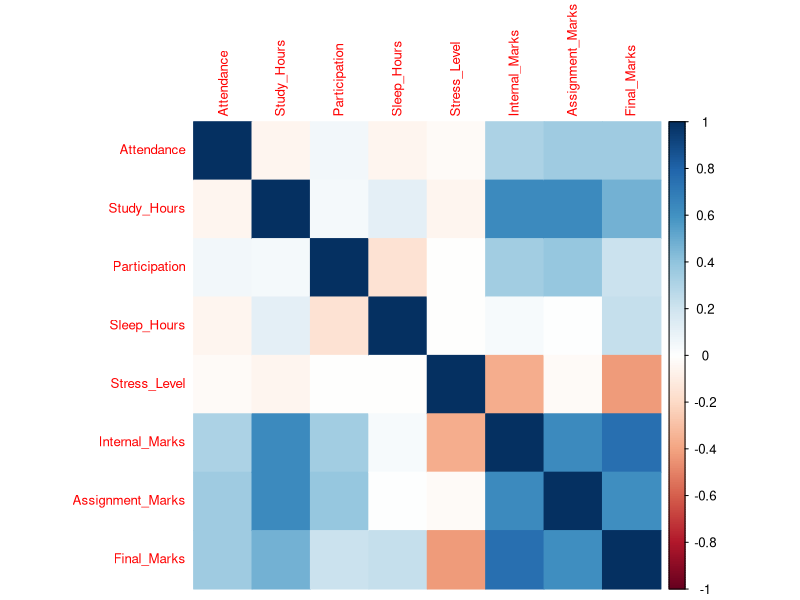
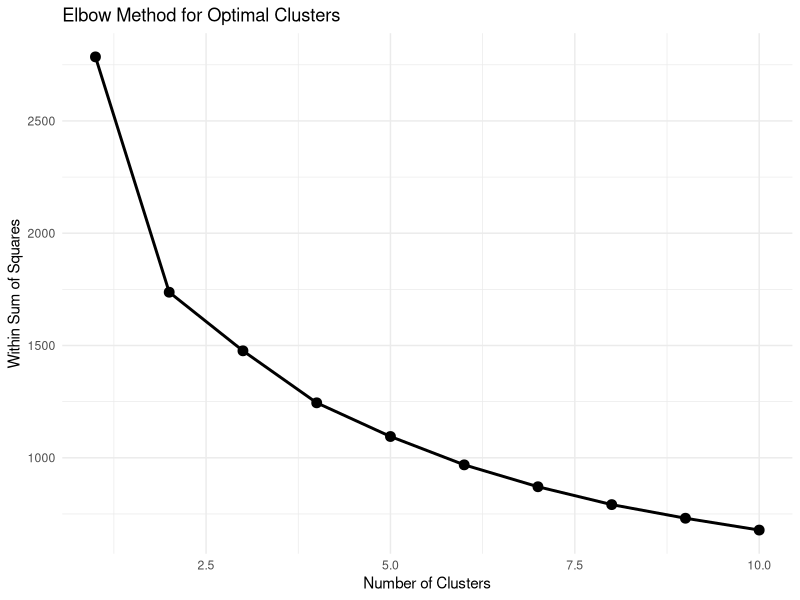
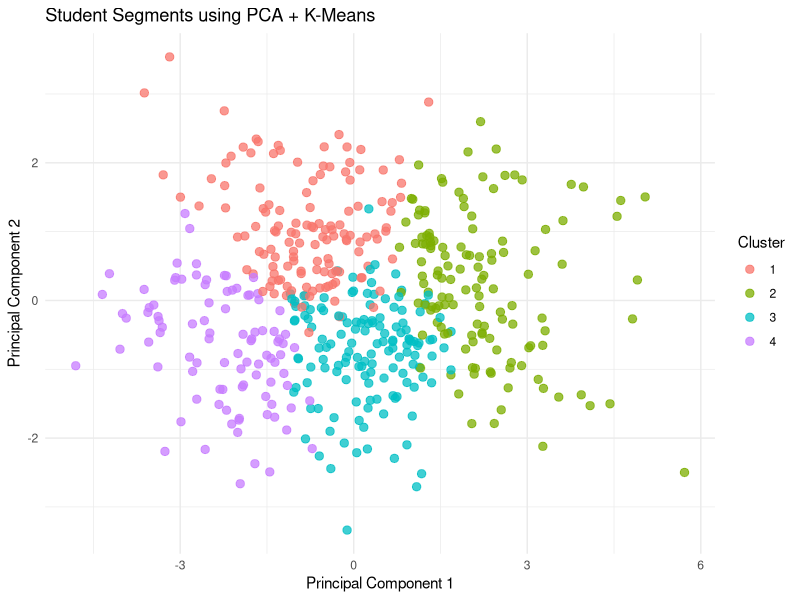

The R script that drew these images, in order:
# ==========================================
# STUDENT SUCCESS ANALYTICS PROJECT
# PCA + K-MEANS CLUSTERING IN R
# ==========================================

# -------------------------------
# 1. Load Libraries
# -------------------------------
library(ggplot2)
library(corrplot)
library(dplyr)

# -------------------------------
# 2. Generate Synthetic Dataset
# -------------------------------
set.seed(123)
n <- 500

student <- data.frame(
  Attendance    = round(rnorm(n, 80, 10)),
  Study_Hours   = round(rnorm(n, 4.5, 1.5), 1),
  Participation = round(rnorm(n, 70, 12)),
  Sleep_Hours   = round(rnorm(n, 7, 1), 1),
  Stress_Level  = round(rnorm(n, 5, 2), 1)
)

# Apply limits
student$Attendance    <- pmin(pmax(student$Attendance, 40), 100)
student$Study_Hours   <- pmin(pmax(student$Study_Hours, 0.5), 10)
student$Participation <- pmin(pmax(student$Participation, 20), 100)
student$Sleep_Hours   <- pmin(pmax(student$Sleep_Hours, 4), 10)
student$Stress_Level  <- pmin(pmax(student$Stress_Level, 1), 10)

# Academic Scores
student$Internal_Marks <- round(
  0.35 * student$Attendance +
  4.00 * student$Study_Hours +
  0.20 * student$Participation -
  1.50 * student$Stress_Level +
  rnorm(n,0,5)
)

student$Assignment_Marks <- round(
  0.30 * student$Attendance +
  3.50 * student$Study_Hours +
  0.25 * student$Participation +
  rnorm(n,0,5)
)

student$Final_Marks <- round(
  0.40 * student$Internal_Marks +
  0.35 * student$Assignment_Marks +
  0.10 * student$Attendance +
  2.00 * student$Sleep_Hours -
  1.20 * student$Stress_Level +
  rnorm(n,0,5)
)

# Restrict marks
student$Internal_Marks   <- pmin(pmax(student$Internal_Marks,0),100)
student$Assignment_Marks <- pmin(pmax(student$Assignment_Marks,0),100)
student$Final_Marks      <- pmin(pmax(student$Final_Marks,0),100)

# -------------------------------
# 3. Correlation Heatmap
# -------------------------------
corrplot(cor(student),
         method = "color",
         tl.cex = 0.8)

# -------------------------------
# 4. PCA
# -------------------------------
pca_result <- prcomp(student, scale. = TRUE)

# PCA Scores
pca_scores <- as.data.frame(pca_result$x[,1:3])

# -------------------------------
# 5. Elbow Method (ggplot2)
# -------------------------------
wss <- numeric(10)

for(i in 1:10){
  wss[i] <- kmeans(pca_scores, centers = i, nstart = 25)$tot.withinss
}

elbow_df <- data.frame(
  Clusters = 1:10,
  WSS = wss
)

ggplot(elbow_df, aes(x = Clusters, y = WSS)) +
  geom_line(linewidth = 1) +
  geom_point(size = 3) +
  labs(
    title = "Elbow Method for Optimal Clusters",
    x = "Number of Clusters",
    y = "Within Sum of Squares"
  ) +
  theme_minimal()

# -------------------------------
# 6. K-Means Clustering
# -------------------------------
set.seed(123)
km <- kmeans(pca_scores, centers = 4, nstart = 25)

student$Cluster <- as.factor(km$cluster)
pca_scores$Cluster <- student$Cluster

# -------------------------------
# 7. Cluster Plot (ggplot2)
# -------------------------------
ggplot(pca_scores,
       aes(x = PC1, y = PC2, color = Cluster)) +
  geom_point(size = 2.5, alpha = 0.75) +
  labs(
    title = "Student Segments using PCA + K-Means",
    x = "Principal Component 1",
    y = "Principal Component 2"
  ) +
  theme_minimal()

# -------------------------------
# 8. Cluster Profiles
# -------------------------------
cluster_summary <- student %>%
  group_by(Cluster) %>%
  summarise(across(where(is.numeric), mean))

print(cluster_summary)

# -------------------------------
# 9. Export Dataset
# -------------------------------
write.csv(student,
          "student_success_project.csv",
          row.names = FALSE)
